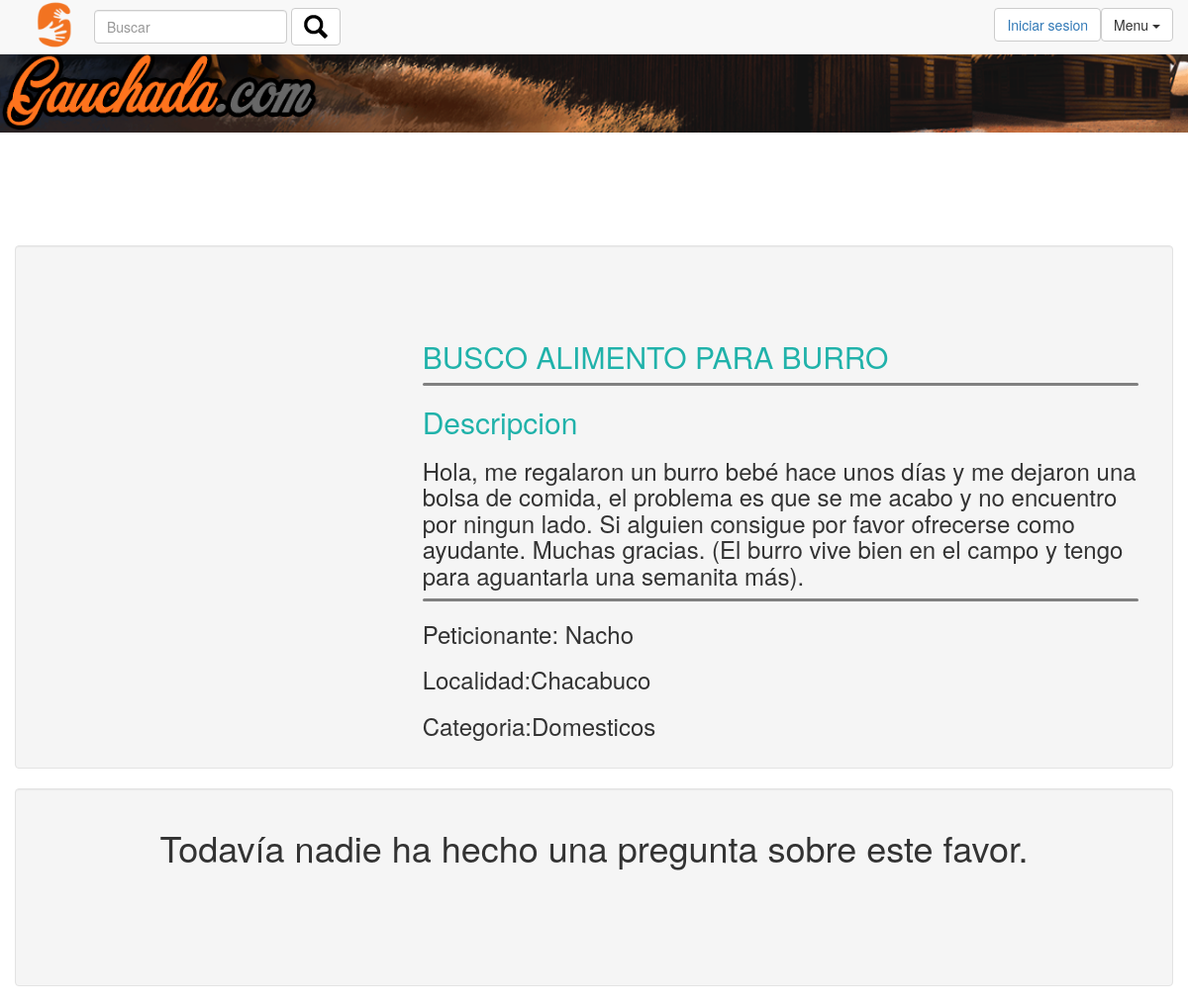
Screenshot of /detalleFavor.php?idFavor=32 with the database file from the repository.
### tables this page shows
CREATE TABLE `favor` (
  `idFavor` int(11) NOT NULL,
  `idUsuario` int(11) NOT NULL,
  `titulo` varchar(256) NOT NULL,
  `descripcion` text NOT NULL,
  `completo` tinyint(1) NOT NULL DEFAULT '0',
  `contenidoimagen` blob,
  `tipoimagen` varchar(256) DEFAULT NULL,
  `idUsuarioCumple` int(11) DEFAULT NULL,
  `idLocalidad` int(11) NOT NULL,
  `idCategoria` int(11) NOT NULL,
  `fecha_vencimiento` date NOT NULL
);

CREATE TABLE `usuarios` (
  `idUsuario` int(11) NOT NULL,
  `nombre` tinytext NOT NULL,
  `email` tinytext NOT NULL,
  `idLocalidad` int(11) NOT NULL,
  `contenidoimagen` blob,
  `tipoimagen` tinytext,
  `telefono` int(11) NOT NULL,
  `creditos` int(11) NOT NULL,
  `fechanacimiento` date NOT NULL,
  `password` tinytext NOT NULL,
  `calif_pend` int(11) NOT NULL DEFAULT '0',
  `puntaje` int(11) NOT NULL DEFAULT '1'
);

CREATE TABLE `localidad` (
  `idLocalidad` int(11) NOT NULL,
  `nombre` varchar(256) NOT NULL
);

CREATE TABLE `categoria` (
  `nombre` varchar(256) NOT NULL,
  `idCategoria` int(11) NOT NULL
);

### detalleFavor.php (the view, shortened to what this page needs)
<!DOCTYPE html>
<html  style="overflow-x: hidden;">
<head>
	<link rel="stylesheet" type="text/css" href="logo.png">
	<link rel="stylesheet" type="text/css" href="bootstrap.min.css">
	<link rel="stylesheet" type="text/css" href="Roboto-Regular.ttf">
	<link rel="stylesheet" type="text/css" href="estiloDetalle.css">
</head>
<header>
<nav class="navbar navbar-default navbar-fixed-top">
  <div class="container">
  <a href="index.php"><img alt="brand" class="navbar-left" src="logo.png" style="width: 50px; height: 50px"></a>
   <form class="navbar-form navbar-left" role="search">
  <div class="form-group">
    <input type="text" class="form-control" placeholder="Buscar">
  </div>
  <button type="submit" class="btn btn-default"> <img src="glyphicons-28-search.png"></button>
</form>
  <button class="btn btn-default dropdown-toggle navbar-right navbar-btn" type="button" id="dropdownMenu1" data-toggle="dropdown" aria-haspopup="true" aria-expanded="false">
    Menu
    <span class="caret"></span>
  </button>
	<button type="button" class="btn btn-default navbar-btn navbar-right"><a href="iniciarSesion.php">Iniciar sesion</a></button>
  </div>
</nav>
		<img style="width: 100%;" src="banner.png">
</header>
<body style="padding-top: 50px;">
  <?php
    $conexion = conectar();
    $idFavor = $_GET['idFavor'];
    $traerFavor = $conexion->query("SELECT * FROM favor WHERE idFavor = $idFavor");
    $favor = $traerFavor->fetch_assoc();
    $idUsuario = $favor['idUsuario'];
    $traerNombre = $conexion->query("SELECT * FROM usuarios WHERE idUsuario = $idUsuario");
    $favorNombre = $traerNombre->fetch_assoc();
    $idCategoria = $favor['idCategoria'];
    $idLocalidad = $favor['idLocalidad'];
    $traercategoria = $conexion->query("SELECT nombre FROM categoria WHERE idCategoria = $idCategoria");
    if (isset($traercategoria)) {
      $arreglocategoria = $traercategoria->fetch_assoc();
    }
    $traerlocalidad = $conexion->query("SELECT nombre FROM localidad WHERE idLocalidad = $idLocalidad");
    if (isset($traerlocalidad)) {
      $arreglolocalidad = $traerlocalidad->fetch_assoc();
    }
  ?>
    <div class="container">
      <div class="well cajaDetalle row">
        <?php
              if (is_null($favor['contenidoimagen'])) {
            ?>
              <div class="cajaFoto col-lg-4 col-xs-4">
                <img style="margin-top:20%" class="img-responsive" src="logo.png" alt="">
              </div>
            <?php
              }else{
            ?>
            <div class="cajaFoto col-lg-4 col-xs-4">
            </div>
            <?php } ?>
        <div class="col-lg-8 col-xs-8" style="margin-top:5%">
          <h2><?php echo strtoupper($favor["titulo"])?></h2>
          <div class="separador"></div>
          <h2>Descripcion</h2>
          <h3><?php echo $favor["descripcion"] ?></h3>
          <div class="separador"></div>
          <h3>Peticionante: <?php echo $favorNombre['nombre']?></h3>
          <h3>Localidad:<?php echo $arreglolocalidad['nombre'] ?></h5>
          <h3>Categoria:<?php echo $arreglocategoria['nombre'] ?></h5>
        </div>
      </div>
    </div>
    <?php
      include "mostrarpreguntas.php";
    ?>
</body>
</html>

### estiloDetalle.css (style rules this page uses)
.cajaDetalle { height:auto; margin-top:10%; }
.separador { height:3px; border-radius:5px; width:auto; background-color:grey; }
h2 { color:lightseagreen; }

### rows the page displays
favor: titulo "BUSCO ALIMENTO PARA BURRO", descripcion "Hola, me regalaron un burro bebé hace unos días y me dejaron una bolsa de comida, el problema es que se me acabo y no encuentro por ningun lado. Si alguien consigue por favor ofrecerse como ayudante. Muchas gracias. (El burro vive bien en el campo y tengo para aguantarla una semanita más)."
usuarios: nombre "Nacho"
localidad: nombre "Chacabuco"
categoria: nombre "Domesticos"
